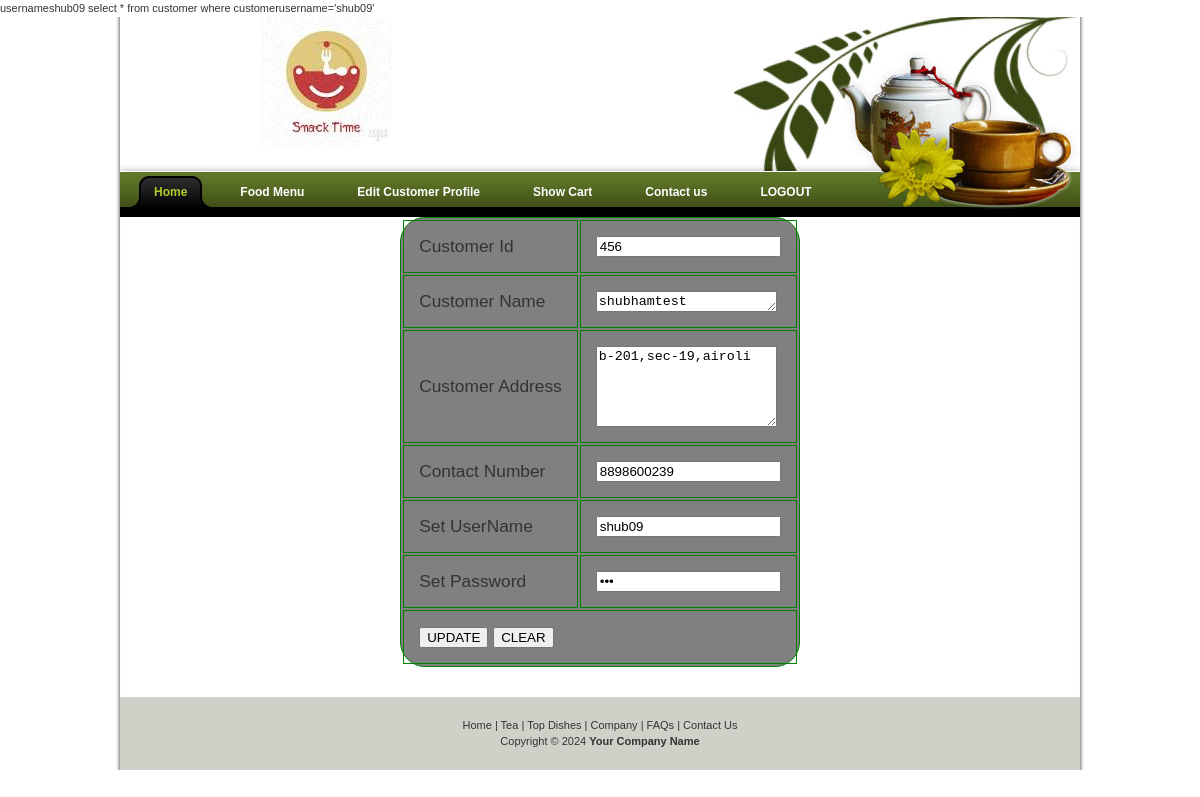
The page /EditCustomer.php (signed in) on the database its author committed.
### tables this page shows
CREATE TABLE `customer` (
  `customerid` int(11) NOT NULL AUTO_INCREMENT,
  `customername` varchar(25) DEFAULT NULL,
  `customeraddress` char(20) DEFAULT NULL,
  `contact` mediumtext,
  `customerusername` varchar(20) NOT NULL DEFAULT '',
  `customerpassword` varchar(20) DEFAULT NULL,
  PRIMARY KEY (`customerid`,`customerusername`)
);

### EditCustomer.php (the view, shortened to what this page needs)
<?php
$sql_User ="";
	if(isset($_SESSION["username"])) {
		$username=$_SESSION["username"];
		echo "username".$username;
		$sql_User = " select * from customer where customerusername='".$username."'" ;
  echo $sql_User;
	}else{
		 echo "asadsad";
		header("Location:Login.php");
		die();
	}
?>
<!DOCTYPE html PUBLIC "-//W3C//DTD XHTML 1.0 Transitional//EN" "http://www.w3.org/TR/xhtml1/DTD/xhtml1-transitional.dtd">
<html xmlns="http://www.w3.org/1999/xhtml">
<head>
<link href="templatemo_style.css" rel="stylesheet" type="text/css" />
</head>
<body>
<div id="templatemo_container">
	<div id="templatemo_header">
    	<div id="site_title"></div>
    </div>
     <?php include_once 'menu.php';?>
  <form action="EditCustomer.php" method="post" onsubmit="return validate()">
  <table bgcolor="gray" border="1" bordercolor="green" align="center" cellpadding="15" >
  <?php
        $res_user = mysqli_query($connect,$sql_User);
        while($row_users = mysqli_fetch_array($res_user))
        {
  ?>
        <tr>
            <td>Customer Id</td>
            <td>
                  <input type="text" name="customerid" value="<?php echo $row_users['customerid']; ?>" readonly/>
                  <br>
            </td>
         </tr>
         <tr>
            <td>Customer Name</td>
            <td>
                  <textarea rows="1" cols="20" name="customername" id="cname"><?php echo  $row_users['customername']; ?>
                  </textarea>
                  <br>
           </td>
         </tr>
         <tr>
            <td>Customer Address</td>
            <td>
                 <textarea rows="5" cols="20" name="customeraddress" id="caddress"><?php echo  $row_users['customeraddress']; ?>
                 </textarea>
                 <br>
            </td>
         </tr>
         <tr>
            <td>Contact Number</td>
            <td>
                  <input type="text" name="contact" id="ccontact" value='<?php echo  $row_users['contact']; ?>'/>
                  <br>
            </td>
         </tr>
          <tr>
            <td>Set UserName</td>
            <td>
                  <input type="text" name="uname" value='<?php echo  $row_users['customerusername']; ?>'>
                 <br>
            </td>
        </tr>
        <tr>
            <td>Set Password</td>
            <td>
                  <input type="password" name="password" value='<?php echo  $row_users['customerpassword']; ?>'/>
                  <br>
            </td>
        </tr>
          <tr>
               <td colspan="2">
                            <input type="submit" name="submit" value="UPDATE"/>
                            <input type="reset" value="CLEAR">
               </td>
           </tr>
           <?php }?>
      </table>
    </form>
   <?php include_once 'footer.php';?>
</body>
</html>

### templatemo_style.css (style rules this page uses)
body { margin: 0; padding: 0; line-height: 1.5em; font-family: Verdana, Arial, san-serif; font-size: 11px; color: #333333; background: #fff; }
table { border-radius: 25px; }
table td { font-size:13pt; }
#templatemo_container { width: 960px; margin: 0 auto; padding: 0 5px; background: url(images/templatemo_main_bg.jpg) repeat-y; }
#templatemo_header { width: 920px; height: 155px; padding: 0 20px 0 20px; background: url(images/templatemo_header.jpg) no-repeat; }
#templatemo_header #site_title { float: left; font-size: 30px; font-weight: bold; color: #fff; padding: 20px 0 10px 0; width: 372px; height: 100px; background: url(images/index.jpeg) no-repeat bottom; }

### rows shown on the page
customer: customerid "456", customername "shubhamtest", customeraddress "b-201,sec-19,airoli", contact "8898600239", uname "shub09"

### other values the page prints
$username "shub09"
$sql_User "select * from customer where customerusername='shub09'"
